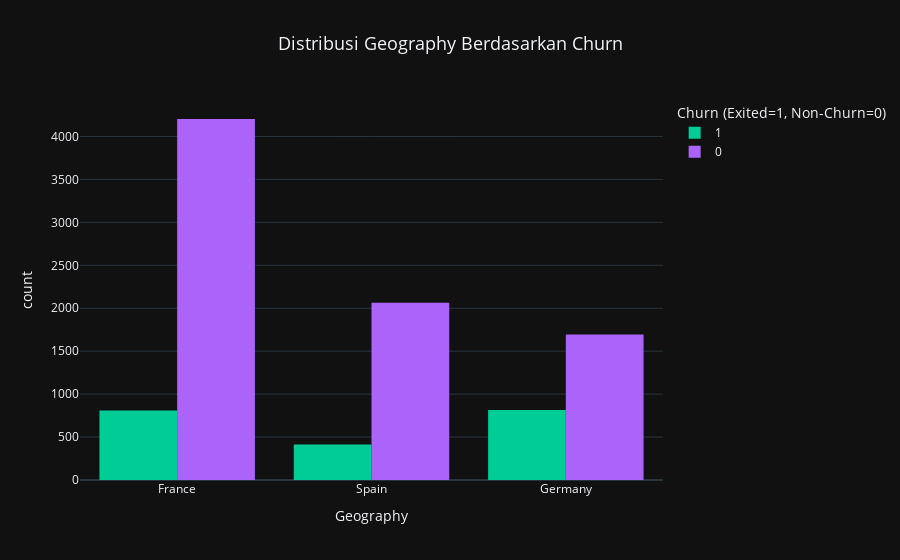
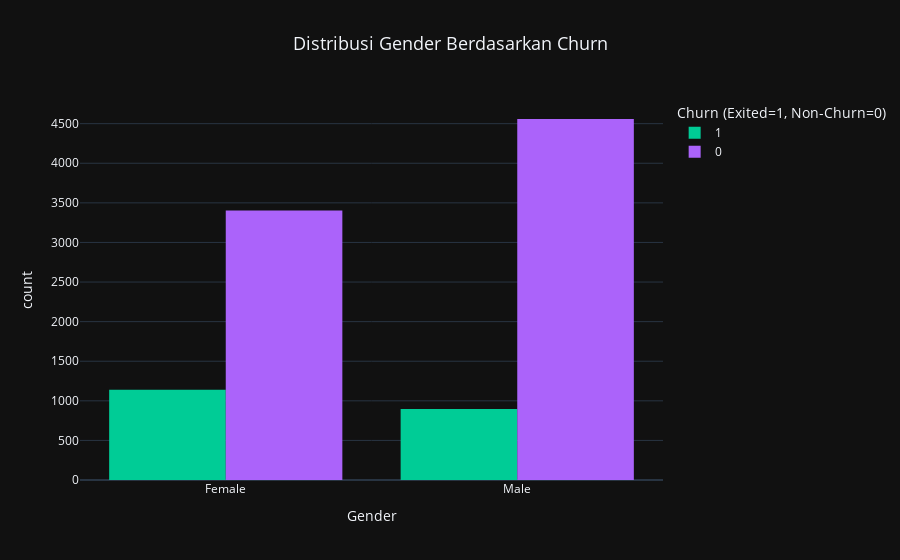
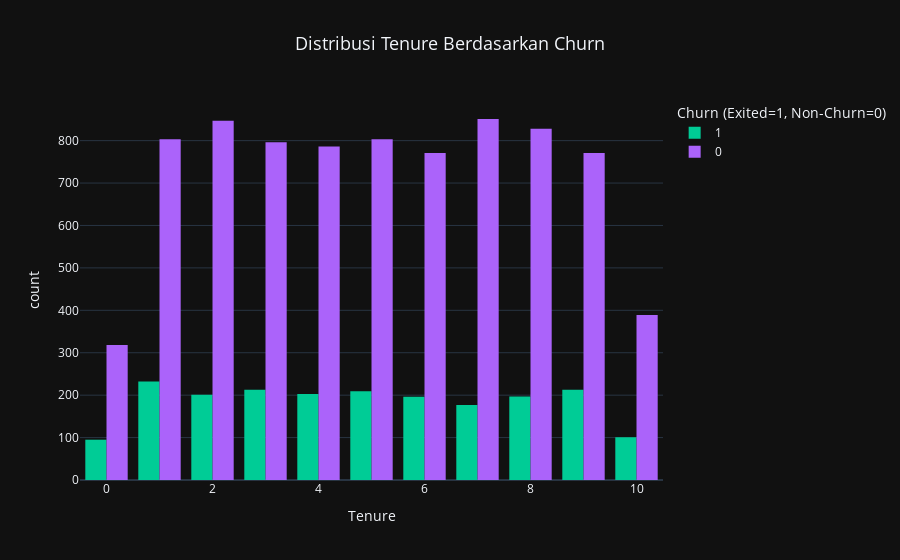

The notebook cell these images were saved under, in order:
### Code cell
# Categorical features
features = ['Geography', 'Gender', 'Tenure', 'NumOfProducts', 'HasCrCard', 'IsActiveMember']

# Loop to create plots for each categorical feature with a 3x3 grid layout
for feature in features:
    # Create the histogram plot
    fig = px.histogram(churn_df, x=feature, color='Exited', barmode='group',
                       category_orders={'Exited': ['0', '1']},
                       title=f'Distribusi {feature} Berdasarkan Churn',
                       labels={feature: feature, 'Exited': 'Churn (Exited=1, Non-Churn=0)', 'count': 'Jumlah Pelanggan'},
                       color_discrete_map={'0': 'blue', '1': 'red'})

    # Set the layout properties
    fig.update_layout(
        title=f'Distribusi {feature} Berdasarkan Churn',
        title_x=0.5,  # Center the title
        title_font=dict(size=18),
        template="plotly_dark",  # Apply dark background
        showlegend=True,
        autosize=True
    )

    # Show the plot
    fig.show()

    # Print the count of each category and their percentage for the current feature
    print(f"\n{feature} - Count and Percentage:")
    print(churn_df[feature].value_counts())
    print(churn_df[feature].value_counts(normalize=True))
    print(f'Unique values: {churn_df[feature].unique()}')
    print(f'Unique values count: {len(churn_df[feature].unique())}')

### Figure 1 — Plotly figure (JSON) as saved in the notebook; plotly's stock layout.template omitted (floating-point values rounded to 4 significant figures; data arrays with more than 128 entries replaced by an {"elided": "..."} marker saying what was removed)
{"data": [{"alignmentgroup": "True", "bingroup": "x", "hovertemplate": "Churn (Exited=1, Non-Churn=0)=1<br>Geography=%{x}<br>count=%{y}<extra></extra>", "legendgroup": "1", "marker": {"color": "#00cc96", "pattern": {"shape": ""}}, "name": "1", "offsetgroup": "1", "orientation": "v", "showlegend": true, "type": "histogram", "x": {"elided": "2037 str values"}, "xaxis": "x", "yaxis": "y"}, {"alignmentgroup": "True", "bingroup": "x", "hovertemplate": "Churn (Exited=1, Non-Churn=0)=0<br>Geography=%{x}<br>count=%{y}<extra></extra>", "legendgroup": "0", "marker": {"color": "#ab63fa", "pattern": {"shape": ""}}, "name": "0", "offsetgroup": "0", "orientation": "v", "showlegend": true, "type": "histogram", "x": {"elided": "7963 str values"}, "xaxis": "x", "yaxis": "y"}], "layout": {"autosize": true, "barmode": "group", "legend": {"title": {"text": "Churn (Exited=1, Non-Churn=0)"}, "tracegroupgap": 0}, "showlegend": true, "title": {"font": {"size": 18}, "text": "Distribusi Geography Berdasarkan Churn", "x": 0.5}, "xaxis": {"anchor": "y", "domain": [0, 1], "title": {"text": "Geography"}}, "yaxis": {"anchor": "x", "domain": [0, 1], "title": {"text": "count"}}}}

### Figure 2 — Plotly figure (JSON) as saved in the notebook; plotly's stock layout.template omitted (floating-point values rounded to 4 significant figures; data arrays with more than 128 entries replaced by an {"elided": "..."} marker saying what was removed)
{"data": [{"alignmentgroup": "True", "bingroup": "x", "hovertemplate": "Churn (Exited=1, Non-Churn=0)=1<br>Gender=%{x}<br>count=%{y}<extra></extra>", "legendgroup": "1", "marker": {"color": "#00cc96", "pattern": {"shape": ""}}, "name": "1", "offsetgroup": "1", "orientation": "v", "showlegend": true, "type": "histogram", "x": {"elided": "2037 str values"}, "xaxis": "x", "yaxis": "y"}, {"alignmentgroup": "True", "bingroup": "x", "hovertemplate": "Churn (Exited=1, Non-Churn=0)=0<br>Gender=%{x}<br>count=%{y}<extra></extra>", "legendgroup": "0", "marker": {"color": "#ab63fa", "pattern": {"shape": ""}}, "name": "0", "offsetgroup": "0", "orientation": "v", "showlegend": true, "type": "histogram", "x": {"elided": "7963 str values"}, "xaxis": "x", "yaxis": "y"}], "layout": {"autosize": true, "barmode": "group", "legend": {"title": {"text": "Churn (Exited=1, Non-Churn=0)"}, "tracegroupgap": 0}, "showlegend": true, "title": {"font": {"size": 18}, "text": "Distribusi Gender Berdasarkan Churn", "x": 0.5}, "xaxis": {"anchor": "y", "domain": [0, 1], "title": {"text": "Gender"}}, "yaxis": {"anchor": "x", "domain": [0, 1], "title": {"text": "count"}}}}

### Figure 3 — Plotly figure (JSON) as saved in the notebook; plotly's stock layout.template omitted (floating-point values rounded to 4 significant figures; data arrays with more than 128 entries replaced by an {"elided": "..."} marker saying what was removed)
{"data": [{"alignmentgroup": "True", "bingroup": "x", "hovertemplate": "Churn (Exited=1, Non-Churn=0)=1<br>Tenure=%{x}<br>count=%{y}<extra></extra>", "legendgroup": "1", "marker": {"color": "#00cc96", "pattern": {"shape": ""}}, "name": "1", "offsetgroup": "1", "orientation": "v", "showlegend": true, "type": "histogram", "x": {"elided": "2037 int values"}, "xaxis": "x", "yaxis": "y"}, {"alignmentgroup": "True", "bingroup": "x", "hovertemplate": "Churn (Exited=1, Non-Churn=0)=0<br>Tenure=%{x}<br>count=%{y}<extra></extra>", "legendgroup": "0", "marker": {"color": "#ab63fa", "pattern": {"shape": ""}}, "name": "0", "offsetgroup": "0", "orientation": "v", "showlegend": true, "type": "histogram", "x": {"elided": "7963 int values"}, "xaxis": "x", "yaxis": "y"}], "layout": {"autosize": true, "barmode": "group", "legend": {"title": {"text": "Churn (Exited=1, Non-Churn=0)"}, "tracegroupgap": 0}, "showlegend": true, "title": {"font": {"size": 18}, "text": "Distribusi Tenure Berdasarkan Churn", "x": 0.5}, "xaxis": {"anchor": "y", "domain": [0, 1], "title": {"text": "Tenure"}}, "yaxis": {"anchor": "x", "domain": [0, 1], "title": {"text": "count"}}}}
